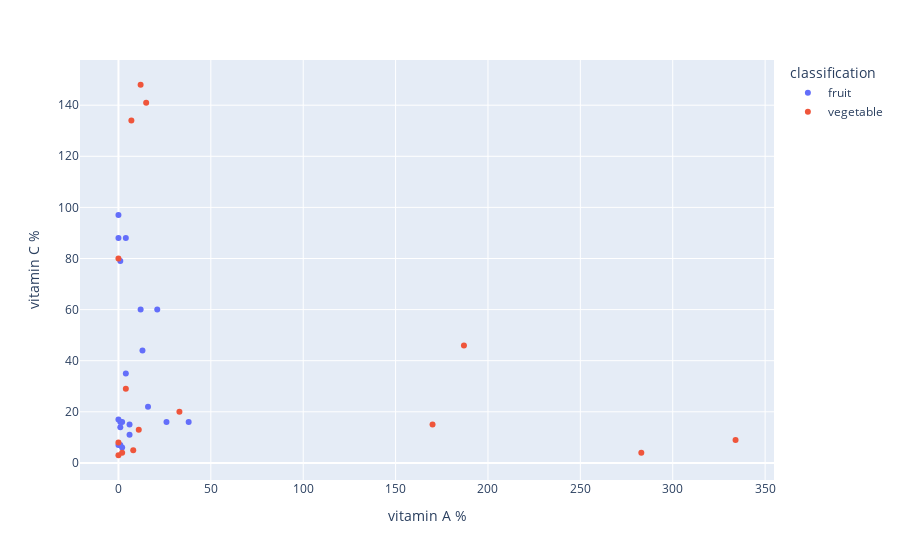

The notebook cell this image was saved under:
### Markdown cell above
Исцртајте ги на график производите така што на x и y оските ќе бидат податоците за витамините, а производите ќе бидат претставени со боја или симбол.

**Совет**: За помош може да го искористите третиот пример `Setting size and color with column names` од [документацијата](https://plotly.com/python/line-and-scatter/) на плотли.

### Code cell
import plotly.express as px
px.scatter(df, x='vitamin A %', y='vitamin C %', color='classification')

### Figure 1 — Plotly figure (JSON) as saved in the notebook; plotly's stock layout.template omitted (floating-point values rounded to 4 significant figures)
{"data": [{"hovertemplate": "classification=fruit<br>vitamin A %=%{x}<br>vitamin C %=%{y}<extra></extra>", "legendgroup": "fruit", "marker": {"color": "#636efa", "symbol": "circle"}, "mode": "markers", "name": "fruit", "orientation": "v", "showlegend": true, "type": "scatter", "x": [1, 38, 2, 1, 4, 1, 26, 12, 2, 0, 21, 4, 1, 6, 0, 6, 0, 0, 13, 16], "xaxis": "x", "y": [7, 16, 16, 14, 35, 16, 16, 60, 6, 88, 60, 88, 79, 11, 7, 15, 17, 97, 44, 22], "yaxis": "y"}, {"hovertemplate": "classification=vegetable<br>vitamin A %=%{x}<br>vitamin C %=%{y}<extra></extra>", "legendgroup": "vegetable", "marker": {"color": "#EF553B", "symbol": "circle"}, "mode": "markers", "name": "vegetable", "orientation": "v", "showlegend": true, "type": "scatter", "x": [0, 12, 15, 334, 0, 8, 2, 0, 33, 7, 170, 187, 283, 11, 4], "xaxis": "x", "y": [8, 148, 141, 9, 80, 5, 4, 3, 20, 134, 15, 46, 4, 13, 29], "yaxis": "y"}], "layout": {"autosize": true, "legend": {"title": {"text": "classification"}, "tracegroupgap": 0}, "margin": {"t": 60}, "xaxis": {"anchor": "y", "autorange": true, "domain": [0, 1], "range": [-19.49, 353.5], "title": {"text": "vitamin A %"}, "type": "linear"}, "yaxis": {"anchor": "x", "autorange": true, "domain": [0, 1], "range": [-8.227, 159.2], "title": {"text": "vitamin C %"}, "type": "linear"}}}
